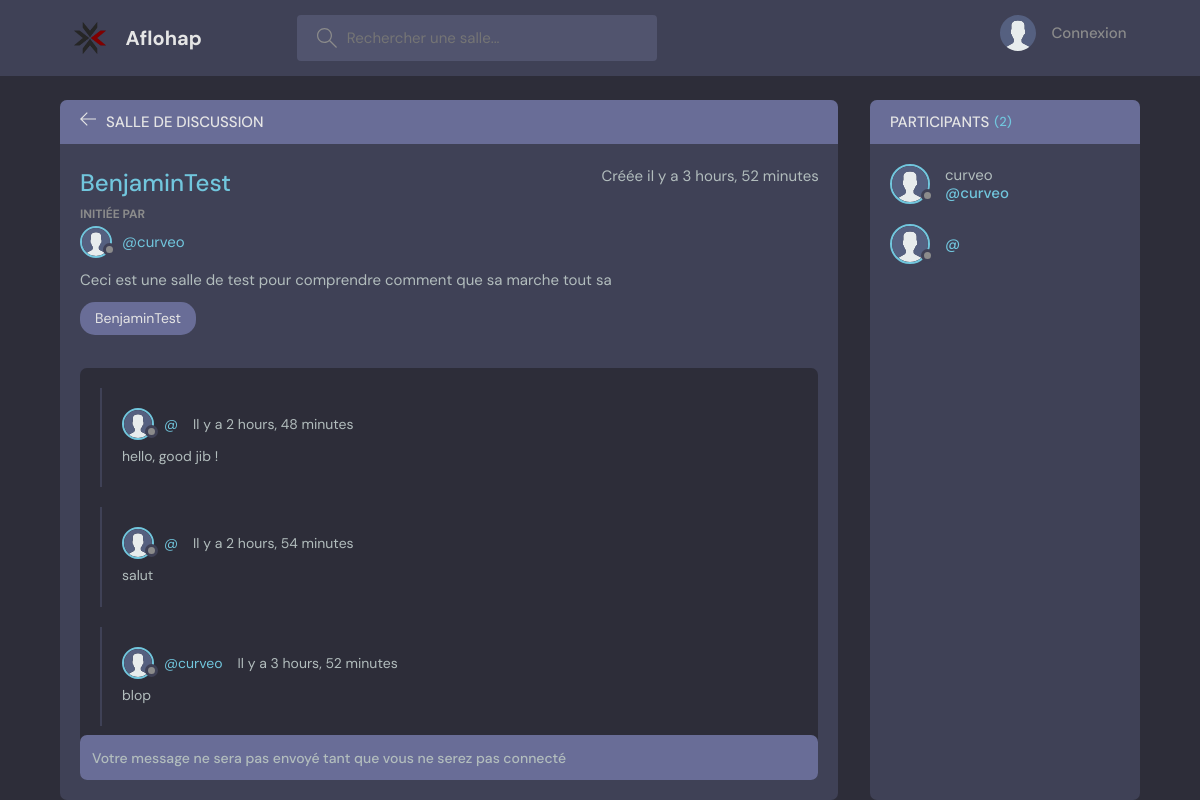
Page /room/2/ on the committed database.
### aflohap/models.py (models this page shows, shortened)
class Room(models.Model):
    host = models.ForeignKey(User, on_delete=models.SET_NULL, null=True)
    topic = models.ForeignKey(Topic, on_delete=models.SET_NULL, null=True)
    name = models.CharField(max_length=200)
    description = models.TextField(null=True, blank=True)
    participants = models.ManyToManyField(
        User, related_name='participants', blank=True)
    updated = models.DateTimeField(auto_now=True)
    created = models.DateTimeField(auto_now_add=True)
    class Meta:
        ordering = ['-updated','-created']

class User(AbstractUser):
    name = models.CharField(max_length=200, null=True)
    email = models.EmailField(unique=True, null=True)
    bio = models.TextField(null=True)
    avatar = models.ImageField(null=True, default="avatar.svg")
    USERNAME_FIELD = 'email'
    REQUIRED_FIELDS = []
    objects = MyUserManager()

class Topic(models.Model):
    name = models.CharField(max_length=200)
    def __str__(self):
        return self.name

class Message(models.Model):
    user = models.ForeignKey(User, on_delete=models.CASCADE)
    room = models.ForeignKey(Room, on_delete=models.CASCADE)
    body = models.TextField()
    updated = models.DateTimeField(auto_now=True)
    created = models.DateTimeField(auto_now_add=True)
    class Meta:
        ordering = ['-updated','-created']

### aflohap/views.py (the view, shortened to what this page needs)
# urls.py: path('room/<str:pk>/', views.room, name="room"),
def room(request, pk):
    room = Room.objects.get(id=pk)
    room_messages = room.message_set.all()
    participants = room.participants.all()
    context = {'room': room, 'room_messages': room_messages, 'participants':participants}
    return render(request, 'pages/room.html', context)

### aflohap/templates/pages/room.html (shortened to what this page needs)
{% extends 'layouts/main.html' %}
{% block content %}
<main class="profile-page layout layout--2">
    <div class="container">
        <div class="room">
            <div class="room__top">
                <div class="room__topLeft">
                    <a href="{{request.META.HTTP_REFERER}}">
                        <svg version="1.1" xmlns="http://www.w3.org/2000/svg" width="32" height="32" viewBox="0 0 32 32">
                            <title>arrow-left</title>
                            <path d="M13.723 2.286l-13.723 13.714 13.719 13.714 1.616-1.611-10.96-10.96h27.625v-2.286h-27.625l10.965-10.965-1.616-1.607z"></path>
                        </svg>
                    </a>
                    <h3>Salle de discussion</h3>
                </div>
            </div>
            <div class="room__box scroll">
                <div class="room__header scroll">
                    <div class="room__info">
                        <h3>{{room.name}}</h3>
                        <span>Créée il y a {{room.created|timesince}}</span>
                    </div>
                    <div class="room__hosted">
                        <p>Initiée par</p>
                        <a href="{% url 'user-profile' room.host.id %}" class="room__author">
                            <div class="avatar avatar--small">
                                <img src="{{room.host.avatar.url}}" />
                            </div>
                            <span>@{{room.host.username}}</span>
                        </a>
                    </div>
                    <p>{{room.description}}</p>
                    <span class="room__topics">{{room.topic}}</span>
                </div>
                <div class="room__conversation">
                    <div class="threads scroll">
                        {% for message in room_messages %}
                        <div class="thread">
                            <div class="thread__top">
                                <div class="thread__author">
                                    <a href="{% url 'user-profile' message.user.id %}" class="thread__authorInfo">
                                        <div class="avatar avatar--small">
                                            <img src="{{message.user.avatar.url}}" />
                                        </div>
                                        <span>@{{message.user.username}}</span>
                                    </a>
                                    <span class="thread__date">Il y a {{message.created|timesince}}</span>
                                </div>
                            </div>
                            <div class="thread__details">
                                {{message.body}}
                            </div>
                        </div>
                        {% endfor %}
                    </div>
                </div>
            </div>
            <div class="room__message">
                {% if request.user.is_authenticated %}
                <form action="" method="POST">
                    {% csrf_token %}
                    <input name="body" placeholder="Écrivez votre message ici..." />
                </form>
                {% else %}
                <form action="" method="#">
                    <input name="body" placeholder="Votre message ne sera pas envoyé tant que vous ne serez pas connecté" />
                </form>
                {% endif %}
            </div>
        </div>
        <div class="participants">
            <h3 class="participants__top">Participants <span>({{participants.count}})</span></h3>
            <div class="participants__list scroll">
                {% for user in participants %}
                <a href="{% url 'user-profile' user.id %}" class="participant">
                    <div class="avatar avatar--medium">
                        <img src="{{ user.avatar.url }}" />
                    </div>
                    <p>
                        {{user.username}}
                        <span>@{{user.username}}</span>
                    </p>
                </a>
                {% endfor %}
            </div>
        </div>
    </div>
</main>
{% endblock content %}

### rows in the picture
Room: name "BenjaminTest", created "3 hours, 52 minutes", host.avatar (placeholder picture), host.username "curveo", description "Ceci est une salle de test pour comprendre comment que sa marche tout sa", topic "BenjaminTest"
Message: user.avatar (placeholder picture), created "2 hours, 48 minutes", body "hello, good jib !"
Message: user.avatar (placeholder picture), created "2 hours, 54 minutes", body "salut"
Message: user.avatar (placeholder picture), user.username "curveo", created "3 hours, 52 minutes", body "blop"
User: avatar (placeholder picture), username "curveo"
User: avatar (placeholder picture)

### other values in the picture
{{ participants.count }} "2"
